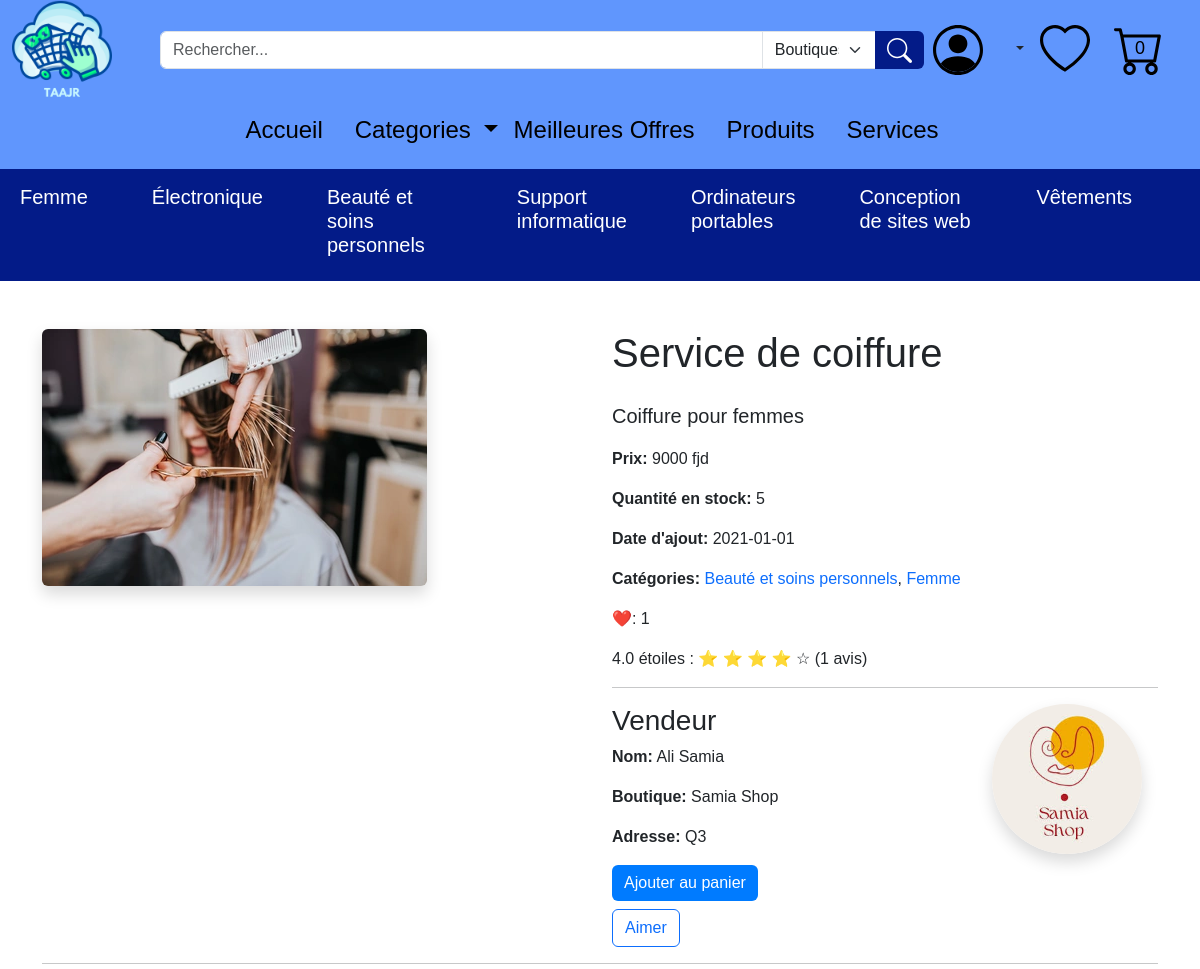
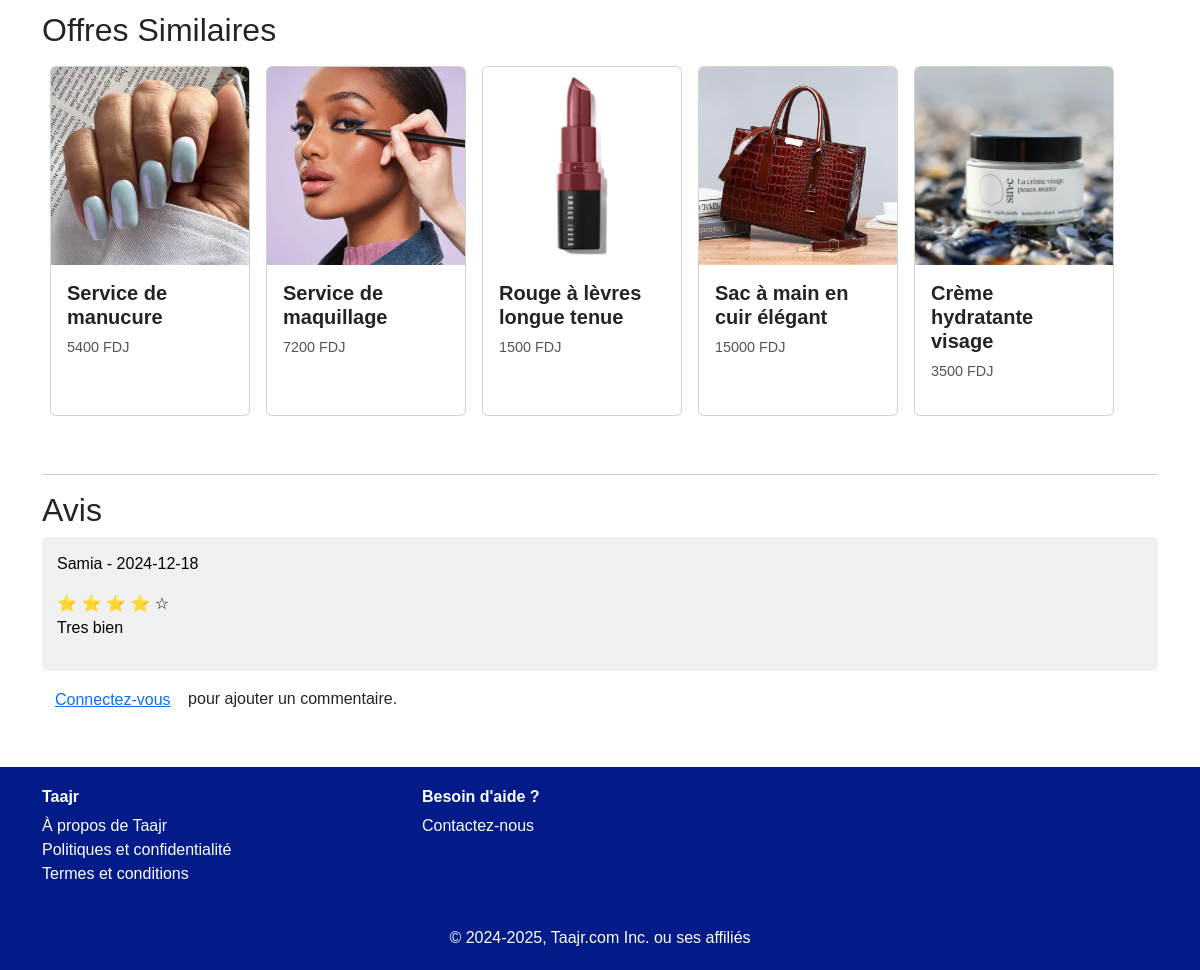
Screenshot of /offre_details/1 with the database file from the repository (2 pictures, top to bottom).
### tables this page shows
CREATE TABLE "categorie" (
    ID_cat INTEGER PRIMARY KEY AUTOINCREMENT,
    nom_cat CHAR(50)
, description CHAR(255), image CHAR(100));

CREATE TABLE "offre" (
    ID_off INTEGER PRIMARY KEY AUTOINCREMENT,
    libelle_off CHAR(50),
    description_off CHAR(50),
    quantite_en_stock INTEGER,
    prix_off INTEGER,
    date_off DATE DEFAULT (date('now', 'localtime')),
    type_off CHAR(50),
    ID_uti INTEGER, image_off CHAR(50),
    FOREIGN KEY (ID_uti) REFERENCES "utilisateur"(ID_uti)
);

CREATE TABLE "utilisateur" (
    ID_uti INTEGER PRIMARY KEY AUTOINCREMENT,
    nom_uti CHAR(50),
    prenom_uti CHAR(50),
    email_uti CHAR(50),
    telephone CHAR(50),
    date_inscription DATE DEFAULT (date('now', 'localtime')),
    type_uti CHAR(50)
, date_naissance DATE, genre CHAR(50), mot_de_passe CHAR(255));

CREATE TABLE "Details_Vendeur" (
    ID_uti INTEGER,
    nom_boutique CHAR(50), 
    adresse_boutique CHAR(50), logo CHAR(50), description CHAR(255),
    FOREIGN KEY (ID_uti) REFERENCES "utilisateur"("ID_uti")
    );

CREATE TABLE "avis" (
    ID_avis INTEGER PRIMARY KEY AUTOINCREMENT,
    comment_avis CHAR(50),
    date_avis DATE DEFAULT (date('now', 'localtime')),
    ID_off INTEGER,
    ID_uti INTEGER,
    Etoiles INTEGER CHECK(Etoiles BETWEEN 1 AND 5),
    FOREIGN KEY (ID_off) REFERENCES "offre"(ID_off),
    FOREIGN KEY (ID_uti) REFERENCES "utilisateur"(ID_uti)
);

### app.py (the view, shortened to what this page needs)
@app.route('/offre_details/<int:offre_id>', methods=['GET', 'POST'])
def offre_details(offre_id):
    offre = db.execute("SELECT * FROM offre WHERE ID_off = ?", offre_id)
    if (not offre):
        flash("Offre non trouvée.", "danger")
        return redirect(url_for('index'))
    offre = offre[0]
    category = db.execute("""
        SELECT c.ID_cat, c.nom_cat FROM appartenir a
        JOIN categorie c ON a.ID_cat = c.ID_cat
        WHERE a.ID_off = ?
    """, offre_id)
    category_ids = [cat['ID_cat'] for cat in category]
    if (category_ids):
        similar_offers = db.execute(f"""
            SELECT DISTINCT offre.*
            FROM offre
            JOIN appartenir ON offre.ID_off = appartenir.ID_off
            WHERE appartenir.ID_cat IN ({','.join(['?']*len(category_ids))})
              AND offre.ID_off != ?
            LIMIT 10
        """, *category_ids, offre_id)
    else:
        similar_offers = []
    seller = db.execute("""
        SELECT utilisateur.nom_uti, utilisateur.prenom_uti, Details_Vendeur.nom_boutique, Details_Vendeur.adresse_boutique, Details_Vendeur.logo
        FROM utilisateur
        JOIN Details_Vendeur ON utilisateur.ID_uti = Details_Vendeur.ID_uti
        WHERE utilisateur.ID_uti = ?
    """, offre['ID_uti'])
    seller_info = seller[0] if seller else None
    avis = db.execute("""
        SELECT avis.comment_avis, avis.date_avis, avis.Etoiles, utilisateur.nom_uti AS user_name
        FROM avis
        JOIN utilisateur ON avis.ID_uti = utilisateur.ID_uti
        WHERE avis.ID_off = ?
    """, offre_id)
    likes_count = db.execute("SELECT COUNT(*) AS count FROM likes WHERE ID_off = ?", offre_id)[0]['count']
    avg_stars = db.execute("SELECT COALESCE(AVG(Etoiles), 0) AS average FROM avis WHERE ID_off = ?", offre_id)[0]['average']
    ratings_count = db.execute("SELECT COUNT(*) AS count FROM avis WHERE ID_off = ?", offre_id)[0]['count']
    return render_template('un_offre.html', offre=offre, avis=avis, similar_offers=similar_offers, seller_info=seller_info, category=category, likes_count=likes_count, avg_stars=avg_stars, ratings_count=ratings_count)

### templates/un_offre.html (shortened to what this page needs)
{% extends "layout.html" %}
{% block content %}
<div class="row">
    <div class="col-md-6">
        <img src="/static/{{ offre.image_off }}" alt="{{ offre.libelle_off }}" class="img-fluid rounded shadow">
    </div>
    <div class="col-md-6">
        <h1 class="mb-4">{{ offre.libelle_off }}</h1>
        <p class="lead">{{ offre.description_off }}</p>
        <p><strong>Prix:</strong> {{ offre.prix_off }} fjd</p>
        <p><strong>Quantité en stock:</strong> {{ offre.quantite_en_stock }}</p>
        <p><strong>Date d'ajout:</strong> {{ offre.date_off }}</p>
        <p><strong>Catégories:</strong>
            {% for categor in category %}
                <a href="{{ url_for('category_offers', category_id=categor.ID_cat) }}">{{ categor.nom_cat }}</a>{% if not loop.last %}, {% endif %}
            {% endfor %}
        </p>
        <p>❤️: {{ likes_count }}</p>
        <p>
            {{ avg_stars | round(1) }} étoiles :
            {% for i in range(1,6) %}
                {% if avg_stars >= i %}
                    ⭐
                {% elif avg_stars >= i - 0.5 %}
                    ☆
                {% else %}
                    ☆
                {% endif %}
            {% endfor %}
            ({{ ratings_count }} avis)
        </p>
        <hr>
        <div class="row">
            <div class="col-md-8">
            <h3>Vendeur</h3>
                <p><strong>Nom:</strong> {{ seller_info.prenom_uti }} {{ seller_info.nom_uti }}</p>
                <p><strong>Boutique:</strong> {{ seller_info.nom_boutique }}</p>
                <p><strong>Adresse:</strong> {{ seller_info.adresse_boutique }}</p>
            </div>
            <div class="col-md-4">
                {% if seller_info.logo %}
                    <a href="{{ url_for('boutique', vendeur_id=offre.ID_uti) }}">
                        <img src="/static/{{ seller_info.logo }}" alt="Logo de la boutique" class="img-fluid rounded-circle shadow" style="width: 150px; height: 150px; object-fit: cover;">
                    </a>
                {% endif %}
            </div>
        </div>
        {% if offre.ID_off in cart_ids %}
            <form method="POST" action="{{ url_for('remove_from_cart') }}">
                <input type="hidden" name="product_id" value="{{ offre.ID_off }}">
                <button type="submit" class="btn btn-warning">Retirer du panier</button>
            </form>
        {% else %}
            <form method="POST" action="{{ url_for('Ajouter_au_panier') }}">
                <button type="submit" class="btn btn-primary">Ajouter au panier</button>
            </form>
        {% endif %}
        {% if offre.ID_off in favoris_ids %}
            <form method="POST" action="{{ url_for('unlike_offer') }}">
                <input type="hidden" name="offer_id" value="{{ offre.ID_off }}">
                <button type="submit" class="btn btn-danger mt-2">Retirer des favoris</button>
            </form>
        {% else %}
            <form method="POST" action="{{ url_for('like_offer') }}">
                <button type="submit" class="btn btn-outline-primary mt-2">Aimer</button>
            </form>
        {% endif %}
    </div>
</div>
<hr>
<h2>Offres Similaires</h2>
<div class="similar-offers-container">
    {% for similar_offer in similar_offers %}
        <a href="{{ url_for('offre_details', offre_id=similar_offer.ID_off) }}" class="card-link">
            <div class="card m-2">
                <img src="/static/{{ similar_offer.image_off }}" class="card-img-top" alt="{{ similar_offer.libelle_off }}">
                <div class="card-body">
                    <h5 class="card-title">{{ similar_offer.libelle_off }}</h5>
                    <p class="card-text">{{ similar_offer.prix_off }}  FDJ</p>
                </div>
            </div>
        </a>
    {% endfor %}
</div>
<hr>
<h2>Avis</h2>
{% for avis_item in avis %}
    <div class="review">
        <p>{{ avis_item.user_name }} - {{ avis_item.date_avis }}</p>
        <div class="star-rating">
            {% for star in range(1, 6) %}
                {% if star <= avis_item.Etoiles %}
                    ⭐
                {% else %}
                    ☆
                {% endif %}
            {% endfor %}
        </div>
        <p>{{ avis_item.comment_avis }}</p>
    </div>
{% endfor %}
{% if session.user_id %}
    <form action="{{ url_for('offre_details', offre_id=offre.ID_off) }}" method="post" class="mt-4">
        <input type="hidden" name="etoiles" id="etoiles" value="0">
        <div class="star-rating-input">
            <span class="star" data-value="1">☆</span>
            <span class="star" data-value="2">☆</span>
            <span class="star" data-value="3">☆</span>
            <span class="star" data-value="4">☆</span>
            <span class="star" data-value="5">☆</span>
            <input type="hidden" name="etoiles" id="etoiles" value="0">
        </div>
        <div class="mb-3">
            <textarea name="commentaire" class="form-control" rows="3" required placeholder="Ajouter un commentaire"></textarea>
        </div>
        <button type="submit" class="btn btn-primary">Soumettre</button>
    </form>
    <script>
        const stars = document.querySelectorAll('.star');
        const etoilesInput = document.getElementById('etoiles');
        stars.forEach(star => {
            star.addEventListener('click', () => {
                const rating = star.getAttribute('data-value');
                etoilesInput.value = rating;
                stars.forEach(s => {
                    if(s.getAttribute('data-value') <= rating){
                        s.src = 'static/Images/StarS.svg';
                    } else {
                        s.src = 'static/Images/Star.svg';
                    }
                });
            });
        });
        document.addEventListener('DOMContentLoaded', function() {
            const stars = document.querySelectorAll('.star-rating-input .star');
            const etoilesInput = document.getElementById('etoiles');
            stars.forEach(star => {
                star.addEventListener('click', function() {
                    const rating = this.getAttribute('data-value');
                    etoilesInput.value = rating;
                    stars.forEach(s => {
                        if (s.getAttribute('data-value') <= rating) {
                            s.textContent = '⭐';
                        } else {
                            s.textContent = '☆';
                        }
                    });
                });
            });
        });
    </script>
{% else %}
    <p><a href="{{ url_for('connexion') }}" class="btn btn-link">Connectez-vous</a> pour ajouter un commentaire.</p>
{% endif %}
{% endblock %}

### templates/layout.html (shortened to what this page needs)
<!DOCTYPE html>
<html lang="fr">
<head>
  <link href="/static/bootstrap-5.3.3-dist/css/bootstrap.min.css" rel="stylesheet">
  <link rel="stylesheet" href="/static/style.css">
  <link rel="stylesheet" href="{{ url_for('static', filename='style.css') }}">
</head>
<body>
    <header>
        <div style="background-color: #6096FD;">
            <div class="container-fluid d-flex align-items-center">
              <a href="/"><img src="/static/Images/Taajr(1).png" width="100px" class="me-5"></a>
              <form action="{{ url_for('search') }}" method="GET" class="d-flex justify-content-center my-3" style="width: 65%;">
                <div class="input-group">
                    <input type="text" name="query" class="form-control" placeholder="Rechercher..." required>
                    <select name="category" class="form-select" style="max-width: 15%;">
                        <option value="boutique">Boutiques</option>
                    </select>
                    <button type="submit" class="btn btn-primary"  style="background-color: #031B88; border-color: #031B88;">
                        <img src="/static/Images/search.svg" width="25px" height="25px">
                    </button>
                </div>
              </form>
              <div class="d-flex align-items-center ms-auto">
                  <div class="dropdown">
                      <div class="dropdown-toggle" id="userDropdown" role="button" data-bs-toggle="dropdown" aria-expanded="false">
                          <img src="/static/Images/Maquette Taajr/person-circle.svg" width="50px" class="me-4">
                      </div>
                  </div>
                  <a href="/Favoris" class="ms-3">
                    <img src="/static/Images/Maquette Taajr/heart.svg" width="50px" class="me-4">
                  </a>
                  <a href="{{ url_for('Panier') }}" class="cart-icon">
                      <img src="/static/Images/Maquette Taajr/cart.svg" width="50px" class="me-4">
                      <span class="cart-count">{{ cart_ids|length }}</span>
                  </a>
              </div>
            </div>
        </div>
        <nav class="navbar navbar-expand-lg navbar-dark" style="background-color: #6096FD;">
            <div class="container">
                <div class="collapse navbar-collapse justify-content-center" id="navbarNav">
                    <h4>
                        <ul class="navbar-nav ms-auto">
                            <li class="nav-item me-3">
                                <a class="nav-link {% if request.path == '/' %}text-white{% else %}text-black{% endif %}" href="/">Accueil</a>
                            </li>
                            <li class="nav-item dropdown">
                                <a class="nav-link dropdown-toggle  {% if request.path == '/Categories' %}text-white{% else %}text-black{% endif %}" href="#" id="categoriesDropdown" role="button" data-bs-toggle="dropdown" aria-expanded="false">
                                    Categories
                                </a>
                            </li>
                            <li class="nav-item me-3">
                                <a class="nav-link {% if request.path == '/meilleure_offre' %}text-white{% else %}text-black{% endif %}" href="/meilleure_offre">Meilleures Offres</a>
                            </li>
                            <li class="nav-item me-3">
                                <a class="nav-link {% if request.path == '/Produits' %}text-white{% else %}text-black{% endif %}" href="/Produits">Produits</a>
                            </li>
                            <li class="nav-item me-3">
                                <a class="nav-link {% if request.path == '/Services' %}text-white{% else %}text-black{% endif %}" href="/Services">Services</a>
                            </li>
                        </ul>
                    </h4>
                </div>
            </div>
        </nav>
            <nav class="navbar navbar-expand-lg navbar-light" style="background-color: #031B88;">
                <div class="container-fluid">
                    <div class="collapse navbar-collapse justify-content-center" id="subNavbarNav">
                        <h5>
                            <ul class="navbar-nav mx-auto">
                                {% for category in top_categories %}
                                <li class="nav-item me-5">
                                  <a class="nav-link text-white" href="{{ url_for('category_offers', category_id=category.ID_cat) }}">{{ category.nom_cat }}</a>
                                </li>
                                {% endfor %}
                            </ul>
                        </h5>
                    </div>
                </div>
            </nav>
    </header>
    <main>
        <div class="container my-5">
            {% block content %}
            {% endblock %}
        </div>
    </main>
    <footer class="footer text-white" style="background-color: #031B88;">
        <div class="container">
          <div class="row">
            <div class="col-md-4">
              <h6 class="fw-bold">Taajr</h6>
              <ul class="list-unstyled">
                <li><a href="/a_propos" class="text-white text-decoration-none">À propos de Taajr</a></li>
                <li><a href="/politique" class="text-white text-decoration-none">Politiques et confidentialité</a></li>
                <li><a href="/termes" class="text-white text-decoration-none">Termes et conditions</a></li>
              </ul>
            </div>
            <div class="col-md-4">
              <h6 class="fw-bold">Besoin d'aide ?</h6>
              <ul class="list-unstyled">
                <li><a href="/Contactez-nous" class="text-white text-decoration-none">Contactez-nous</a></li>
              </ul>
            </div>
          </div>
          <div class="text-center mt-4">
            <p class="mb-0">© 2024-2025, Taajr.com Inc. ou ses affiliés</p>
          </div>
        </div>
      </footer>
</body>
</html>

### rows the page displays
categorie: nom_cat "Femme"
categorie: nom_cat "Électronique"
categorie: nom_cat "Beauté et soins personnels"
categorie: nom_cat "Support informatique"
categorie: nom_cat "Ordinateurs portables"
categorie: nom_cat "Conception de sites web"
categorie: nom_cat "Vêtements"
offre: image_off (picture), libelle_off "Service de coiffure", description_off "Coiffure pour femmes", prix_off "9000", quantite_en_stock "5", date_off "2021-01-01"
utilisateur: prenom_uti "Ali", nom_uti "Samia"
Details_Vendeur: nom_boutique "Samia Shop", adresse_boutique "Q3", logo (picture)
offre: image_off (picture), libelle_off "Service de manucure", prix_off "5400"
offre: image_off (picture), libelle_off "Service de maquillage", prix_off "7200"
offre: image_off (picture), libelle_off "Rouge à lèvres longue tenue", prix_off "1500"
offre: image_off (picture), libelle_off "Sac à main en cuir élégant", prix_off "15000"
offre: image_off (picture), libelle_off "Crème hydratante visage", prix_off "3500"
avis: user_name "Samia", date_avis "2024-12-18", Etoiles 4 (drawn), comment_avis "Tres bien"

### other values shown
{{ cart_ids|length }} "0"
{{ likes_count }} "1"
{{ avg_stars | round(1) }} "4.0"
{{ ratings_count }} "1"
